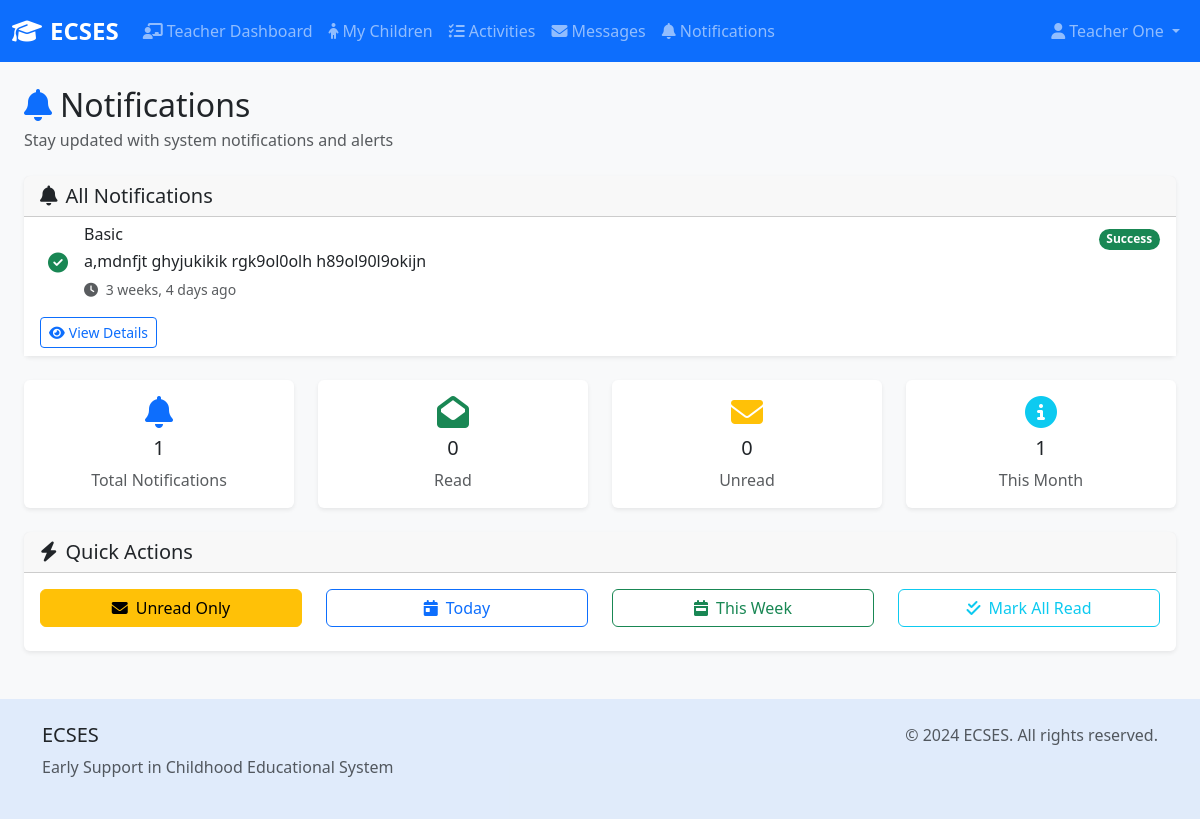
Screenshot of /connecthub/notifications/ (signed in) with the database file from the repository.
### connecthub/models.py (models this page shows, shortened)
class Notification(models.Model):
    NOTIFICATION_TYPES = [
        ('info', 'Information'),
        ('warning', 'Warning'),
        ('success', 'Success'),
        ('error', 'Error'),
        ('assessment', 'Assessment Update'),
        ('progress', 'Progress Report'),
        ('message', 'New Message'),
    ]
    user = models.ForeignKey(User, on_delete=models.CASCADE, related_name='notifications')
    title = models.CharField(max_length=200)
    message = models.TextField()
    notification_type = models.CharField(max_length=20, choices=NOTIFICATION_TYPES, default='info')
    is_read = models.BooleanField(default=False)
    created_at = models.DateTimeField(auto_now_add=True)
    expires_at = models.DateTimeField(null=True, blank=True, default=None)
    related_url = models.URLField(blank=True)
    class Meta:
        ordering = ['-created_at']
        verbose_name = "Notification"
        verbose_name_plural = "Notifications"

### connecthub/views.py (the view)
# urls.py: path('notifications/', views.notifications, name='notifications'),
@login_required
def notifications(request):
    notifications_list = Notification.objects.filter(user=request.user).order_by('-created_at')
    paginator = Paginator(notifications_list, 10)
    page_number = request.GET.get('page')
    notifications_page = paginator.get_page(page_number)
    context = {
        'notifications': notifications_page,
        'unread_count': Notification.objects.filter(user=request.user, is_read=False).count()
    }
    return render(request, 'connecthub/notifications/list.html', context)

### templates/connecthub/notifications/list.html (shortened to what this page needs)
{% extends 'base.html' %}
{% load static %}
{% block content %}
<div class="container-fluid">
    <div class="row mb-4">
        <div class="col-12">
            <div class="d-flex justify-content-between align-items-center">
                <div>
                    <h2 class="mb-1">
                        <i class="fas fa-bell me-2 text-primary"></i>Notifications
                    </h2>
                    <p class="text-muted mb-0">Stay updated with system notifications and alerts</p>
                </div>
            </div>
        </div>
    </div>
    <div class="row">
        <div class="col-12">
            <div class="card">
                <div class="card-header">
                    <h5 class="card-title mb-0">
                        <i class="fas fa-bell me-2"></i>All Notifications
                    </h5>
                </div>
                <div class="card-body p-0">
                    {% if notifications %}
                        <div class="list-group list-group-flush">
                            {% for notification in notifications %}
                            <div class="list-group-item {% if not notification.is_read %}bg-light{% endif %}">
                                <div class="d-flex w-100 justify-content-between align-items-start">
                                    <div class="ms-2 me-auto">
                                        <div class="d-flex align-items-center mb-2">
                                            <div class="me-3">
                                                {% if notification.notification_type == 'info' %}
                                                    <i class="fas fa-info-circle fa-lg text-info"></i>
                                                {% elif notification.notification_type == 'success' %}
                                                    <i class="fas fa-check-circle fa-lg text-success"></i>
                                                {% elif notification.notification_type == 'warning' %}
                                                    <i class="fas fa-exclamation-triangle fa-lg text-warning"></i>
                                                {% elif notification.notification_type == 'error' %}
                                                    <i class="fas fa-exclamation-circle fa-lg text-danger"></i>
                                                {% else %}
                                                    <i class="fas fa-bell fa-lg text-primary"></i>
                                                {% endif %}
                                            </div>
                                            <div class="flex-grow-1">
                                                <h6 class="mb-1 {% if not notification.is_read %}fw-bold{% endif %}">
                                                    {{ notification.title }}
                                                </h6>
                                                <p class="mb-1">{{ notification.message }}</p>
                                                <small class="text-muted">
                                                    <i class="fas fa-clock me-1"></i>
                                                    {{ notification.created_at|timesince }} ago
                                                </small>
                                            </div>
                                        </div>
                                    </div>
                                    <div class="text-end">
                                        <span class="badge bg-{{ notification.notification_type }} rounded-pill mb-2">
                                            {{ notification.get_notification_type_display }}
                                        </span>
                                        <br>
                                    </div>
                                </div>
                                <div class="mt-2">
                                    <div class="btn-group btn-group-sm" role="group">
                                        <a href="{% url 'connecthub:notification_detail' notification.id %}"
                                           class="btn btn-outline-primary">
                                            <i class="fas fa-eye me-1"></i>View Details
                                        </a>
                                    </div>
                                </div>
                            </div>
                            {% endfor %}
                        </div>
                    {% else %}
                        <div class="text-center py-5">
                            <i class="fas fa-bell-slash fa-3x text-muted mb-3"></i>
                            <h5 class="text-muted">No notifications yet</h5>
                            <p class="text-muted">You'll receive notifications about important updates and activities.</p>
                        </div>
                    {% endif %}
                </div>
            </div>
        </div>
    </div>
    <div class="row mt-4">
        <div class="col-md-3">
            <div class="card text-center">
                <div class="card-body">
                    <i class="fas fa-bell fa-2x text-primary mb-2"></i>
                    <h5 class="card-title">{{ notifications|length }}</h5>
                    <p class="card-text text-muted">Total Notifications</p>
                </div>
            </div>
        </div>
        <div class="col-md-3">
            <div class="card text-center">
                <div class="card-body">
                    <i class="fas fa-envelope-open fa-2x text-success mb-2"></i>
                    <h5 class="card-title">{{ notifications|length|add:"-"|add:unread_count|default:0 }}</h5>
                    <p class="card-text text-muted">Read</p>
                </div>
            </div>
        </div>
        <div class="col-md-3">
            <div class="card text-center">
                <div class="card-body">
                    <i class="fas fa-envelope fa-2x text-warning mb-2"></i>
                    <h5 class="card-title">{{ unread_count }}</h5>
                    <p class="card-text text-muted">Unread</p>
                </div>
            </div>
        </div>
        <div class="col-md-3">
            <div class="card text-center">
                <div class="card-body">
                    <i class="fas fa-info-circle fa-2x text-info mb-2"></i>
                    <h5 class="card-title">{{ notifications|length }}</h5>
                    <p class="card-text text-muted">This Month</p>
                </div>
            </div>
        </div>
    </div>
    <div class="row mt-4">
        <div class="col-12">
            <div class="card">
                <div class="card-header">
                    <h5 class="card-title mb-0">
                        <i class="fas fa-bolt me-2"></i>Quick Actions
                    </h5>
                </div>
                <div class="card-body">
                    <div class="row">
                        <div class="col-md-3 mb-2">
                            <a href="{% url 'connecthub:notifications' %}?filter=unread" class="btn btn-warning w-100">
                                <i class="fas fa-envelope me-2"></i>Unread Only
                            </a>
                        </div>
                        <div class="col-md-3 mb-2">
                            <a href="{% url 'connecthub:notifications' %}?filter=today" class="btn btn-outline-primary w-100">
                                <i class="fas fa-calendar-day me-2"></i>Today
                            </a>
                        </div>
                        <div class="col-md-3 mb-2">
                            <a href="{% url 'connecthub:notifications' %}?filter=week" class="btn btn-outline-success w-100">
                                <i class="fas fa-calendar-week me-2"></i>This Week
                            </a>
                        </div>
                        <div class="col-md-3 mb-2">
                            <a href="{% url 'connecthub:mark_all_read' %}" class="btn btn-outline-info w-100">
                                <i class="fas fa-check-double me-2"></i>Mark All Read
                            </a>
                        </div>
                    </div>
                </div>
            </div>
        </div>
    </div>
</div>
{% endblock %}

### templates/base.html (shortened to what this page needs)
{% load static %}
<!DOCTYPE html>
<html lang="en">
<head>
    <link href="https://cdn.jsdelivr.net/npm/bootstrap@5.3.0/dist/css/bootstrap.min.css" rel="stylesheet">
    <link href="https://cdnjs.cloudflare.com/ajax/libs/font-awesome/6.4.0/css/all.min.css" rel="stylesheet">
    <link href="{% static 'css/styles.css' %}" rel="stylesheet">
</head>
<body>
    <nav class="navbar navbar-expand-lg navbar-dark bg-primary">
        <div class="container-fluid">
            <a class="navbar-brand" href="{% url 'home' %}">
                <i class="fas fa-graduation-cap me-2"></i>ECSES
            </a>
            {% if user.is_authenticated %}
            <div class="collapse navbar-collapse" id="navbarNav">
                <ul class="navbar-nav me-auto">
                    {% if user.is_superuser or user.userprofile.role == 'admin' %}
                        <li class="nav-item">
                            <a class="nav-link" href="{% url 'admin_dashboard' %}">
                                <i class="fas fa-tachometer-alt me-1"></i>Admin Dashboard
                            </a>
                        </li>
                        <li class="nav-item">
                            <a class="nav-link" href="{% url 'connecthub:user_management' %}">
                                <i class="fas fa-users me-1"></i>User Management
                            </a>
                        </li>
                    {% elif user.userprofile.role == 'teacher' %}
                        <li class="nav-item">
                            <a class="nav-link" href="{% url 'teacher_dashboard' %}">
                                <i class="fas fa-chalkboard-teacher me-1"></i>Teacher Dashboard
                            </a>
                        </li>
                        <li class="nav-item">
                            <a class="nav-link" href="{% url 'earlycare:child_list' %}">
                                <i class="fas fa-child me-1"></i>My Children
                            </a>
                        </li>
                        <li class="nav-item">
                            <a class="nav-link" href="{% url 'learnlytics:activity_list' %}">
                                <i class="fas fa-tasks me-1"></i>Activities
                            </a>
                        </li>
                    {% endif %}
                    <li class="nav-item">
                        <a class="nav-link" href="{% url 'connecthub:inbox' %}">
                            <i class="fas fa-envelope me-1"></i>Messages
                        </a>
                    </li>
                    <li class="nav-item">
                        <a class="nav-link" href="{% url 'connecthub:notifications' %}">
                            <i class="fas fa-bell me-1"></i>Notifications
                        </a>
                    </li>
                </ul>
                <ul class="navbar-nav">
                    <li class="nav-item dropdown">
                        <a class="nav-link dropdown-toggle" href="#" id="navbarDropdown" role="button" data-bs-toggle="dropdown">
                            <i class="fas fa-user me-1"></i>{{ user.get_full_name|default:user.username }}
                        </a>
                    </li>
                </ul>
            </div>
            {% endif %}
        </div>
    </nav>
    <main class="container-fluid mt-4">
        {% block content %}{% endblock %}
    </main>
    <footer class="bg-light mt-5 py-4">
        <div class="container">
            <div class="row">
                <div class="col-md-6">
                    <h5>ECSES</h5>
                    <p class="text-muted">Early Support in Childhood Educational System</p>
                </div>
                <div class="col-md-6 text-end">
                    <p class="text-muted">&copy; 2024 ECSES. All rights reserved.</p>
                </div>
            </div>
        </div>
    </footer>
</body>
</html>

### static/css/styles.css (style rules this page uses)
body { font-family: 'Segoe UI', Tahoma, Geneva, Verdana, sans-serif; background-color: #f8f9fa; }
.navbar-brand { font-weight: bold; font-size: 1.5rem; }
.card { border: none; box-shadow: 0 0.125rem 0.25rem rgba(0, 0, 0, 0.075); transition: box-shadow 0.15s ease-in-out; }
.badge { font-size: 0.75rem; }
.btn { border-radius: 0.375rem; font-weight: 500; }
.text-success { color: #198754 !important; }
.text-warning { color: #ffc107 !important; }
.text-info { color: #0dcaf0 !important; }

### templates/connecthub/notifications/list.html (style rules this page uses)
.card { border: none; box-shadow: 0 0.125rem 0.25rem rgba(0, 0, 0, 0.075); }
.list-group-item { border-left: none; border-right: none; }
.list-group-item:first-child { border-top: none; }
.list-group-item:last-child { border-bottom: none; }
.bg-light { background-color: rgba(13, 110, 253, 0.1) !important; }
.btn-group .btn { border-radius: 0.25rem; }

### rows the page displays
Notification: title "Basic", message "a,mdnfjt ghyjukikik rgk9ol0olh h89ol90l9okijn", created_at "3 weeks, 4 days", notification_type "Success"

### other values shown
{{ user.get_full_name|default:user.username }} "Teacher One"
{{ notifications|length }} "1"
{{ notifications|length|add:"-"|add:unread_count|default:0 }} "0"
{{ unread_count }} "0"
